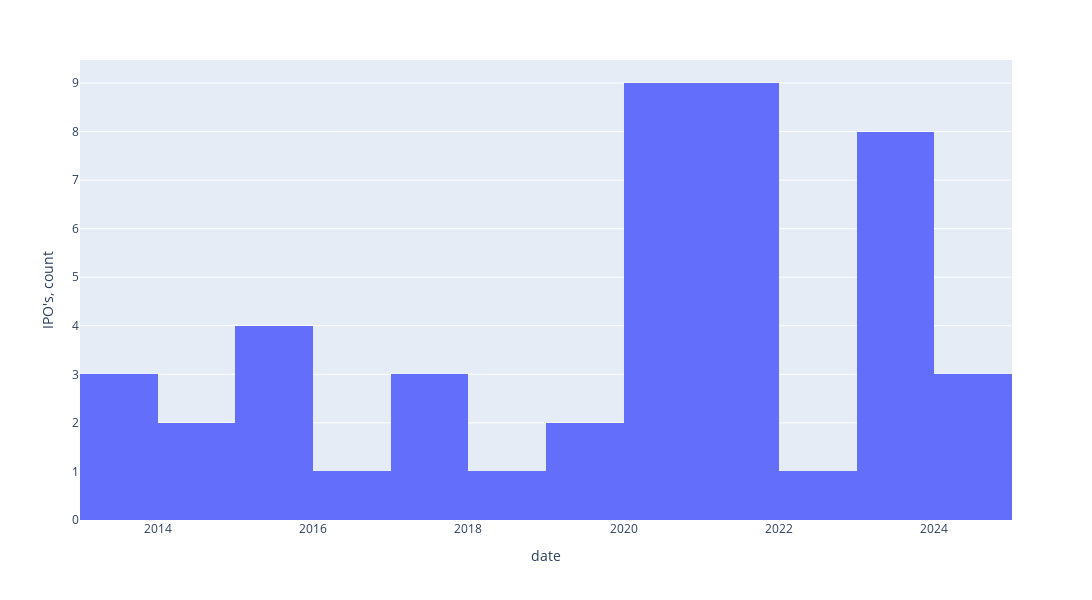

Here is the notebook cell this chart was saved with:
### Code cell
fig = px.histogram(data, x="ipo_dt", nbins=16)
fig.update_layout(
    autosize=False,
    width=1400,
    height=600,
)

fig.update_layout(
    xaxis_title="date",
    yaxis_title="IPO's, count",
    )

fig.show()

### Figure 1 — Plotly figure (JSON) as saved in the notebook; plotly's stock layout.template omitted (floating-point values rounded to 4 significant figures)
{"data": [{"alignmentgroup": "True", "bingroup": "x", "hovertemplate": "ipo_dt=%{x}<br>count=%{y}<extra></extra>", "legendgroup": "", "marker": {"color": "#636efa", "pattern": {"shape": ""}}, "name": "", "nbinsx": 16, "offsetgroup": "", "orientation": "v", "showlegend": false, "type": "histogram", "x": ["2024-02-22", "2024-02-13", "2024-06-02", "2023-12-28", "2023-12-15", "2023-11-22", "2023-11-21", "2023-02-11", "2023-10-13", "2023-03-07", "2023-04-25", "2022-12-14", "2021-12-17", "2021-11-19", "2021-05-11", "2021-10-20", "2021-07-15", "2021-05-25", "2021-04-28", "2021-10-03", "2021-01-15", "2020-12-14", "2020-11-24", "2020-09-11", "2020-10-29", "2020-10-28", "2020-07-10", "2020-09-25", "2020-02-07", "2020-03-02", "2019-10-28", "2019-07-25", "2018-01-02", "2017-03-11", "2017-07-09", "2017-10-02", "2016-11-18", "2015-04-12", "2015-11-17", "2015-06-22", "2015-04-29", "2014-01-12", "2014-04-06", "2013-08-10", "2013-06-17", "2013-04-02"], "xaxis": "x", "yaxis": "y"}], "layout": {"autosize": false, "barmode": "relative", "height": 600, "legend": {"tracegroupgap": 0}, "margin": {"t": 60}, "width": 1400, "xaxis": {"anchor": "y", "autorange": true, "domain": [0, 1], "range": ["2012-12-31 12:00", "2024-12-31"], "title": {"text": "date"}, "type": "date"}, "yaxis": {"anchor": "x", "autorange": true, "domain": [0, 1], "range": [0, 9.474], "title": {"text": "IPO's, count"}}}}
